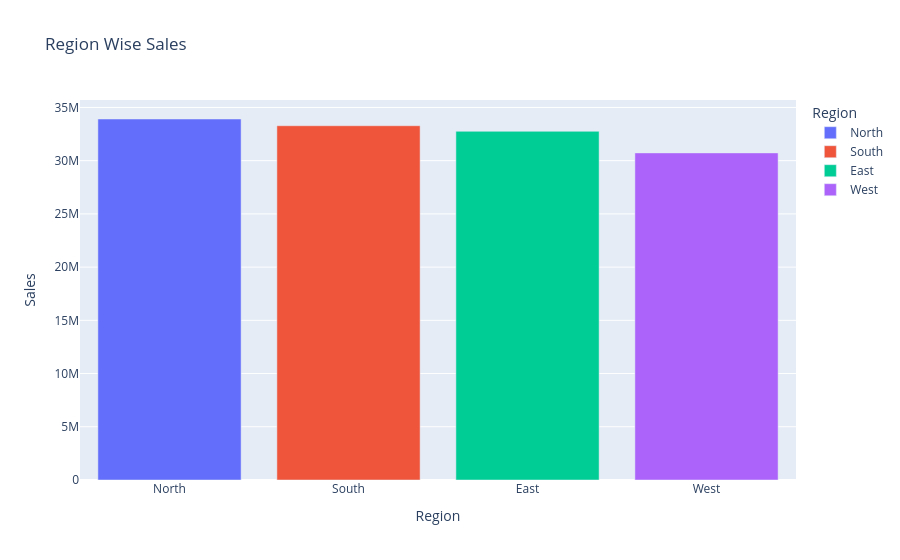

The notebook cell saved with this chart:
### Code cell
fig = px.bar(
    region_sales.reset_index(),
    x="Region",
    y="Sales",
    color="Region",
    title="Region Wise Sales"
)

fig.show()

### Figure 1 — Plotly figure (JSON) as saved in the notebook; plotly's stock layout.template omitted (floating-point values rounded to 4 significant figures)
{"data": [{"hovertemplate": "Region=%{x}<br>Sales=%{y}<extra></extra>", "legendgroup": "North", "marker": {"color": "#636efa", "pattern": {"shape": ""}}, "name": "North", "orientation": "v", "showlegend": true, "textposition": "auto", "type": "bar", "x": ["North"], "xaxis": "x", "y": [33913931], "yaxis": "y"}, {"hovertemplate": "Region=%{x}<br>Sales=%{y}<extra></extra>", "legendgroup": "South", "marker": {"color": "#EF553B", "pattern": {"shape": ""}}, "name": "South", "orientation": "v", "showlegend": true, "textposition": "auto", "type": "bar", "x": ["South"], "xaxis": "x", "y": [33282455], "yaxis": "y"}, {"hovertemplate": "Region=%{x}<br>Sales=%{y}<extra></extra>", "legendgroup": "East", "marker": {"color": "#00cc96", "pattern": {"shape": ""}}, "name": "East", "orientation": "v", "showlegend": true, "textposition": "auto", "type": "bar", "x": ["East"], "xaxis": "x", "y": [32758144], "yaxis": "y"}, {"hovertemplate": "Region=%{x}<br>Sales=%{y}<extra></extra>", "legendgroup": "West", "marker": {"color": "#ab63fa", "pattern": {"shape": ""}}, "name": "West", "orientation": "v", "showlegend": true, "textposition": "auto", "type": "bar", "x": ["West"], "xaxis": "x", "y": [30728985], "yaxis": "y"}], "layout": {"barmode": "relative", "legend": {"title": {"text": "Region"}, "tracegroupgap": 0}, "title": {"text": "Region Wise Sales"}, "xaxis": {"anchor": "y", "categoryarray": ["North", "South", "East", "West"], "categoryorder": "array", "domain": [0, 1], "title": {"text": "Region"}}, "yaxis": {"anchor": "x", "domain": [0, 1], "title": {"text": "Sales"}}}}
